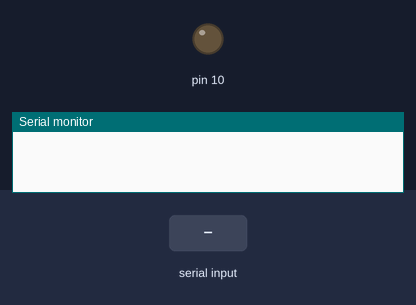
The sketch below on a simulated Arduino Mega 2560, built with avr-gcc and run on an emulated ATmega2560. Shown: output pins drawn as LEDs (lit = HIGH), the last lines printed to the serial monitor. The test bench sets the inputs (shaded band).

Above: at 1.2 s.
1.3 s: "1" received over the second serial link
At 2.2 s:
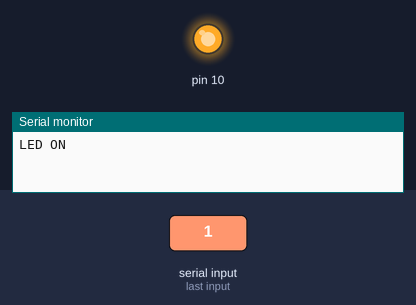
2.8 s: "0" received over the second serial link
At 3.3 s:
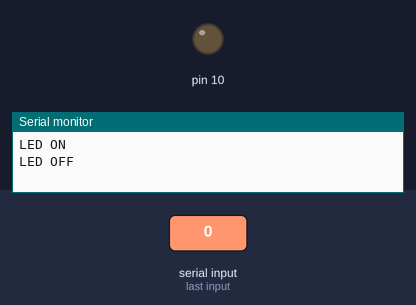
Timing chart, 0 to 5.8 s (numbered marks = the images above; inputs shaded):
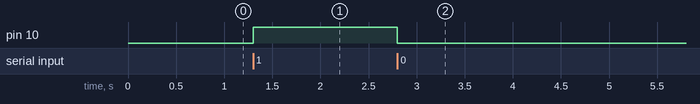

Measured:
- after the input at 1.3 s, pin 10: LOW → HIGH at once
- after the input at 2.8 s, pin 10: HIGH → LOW at once

The sketch:

home_Automation.ino
```cpp
int relay1 = 10;
int val;
void setup() {
  Serial.begin(9600); //Tx0 and Rx0  //Set Baud Rate to 9600 for Serial Communication Tx0 and Rx0
  Serial1.begin(9600);
  pinMode(10, OUTPUT);
}
void loop() {
  if (Serial1.available() > 0){
   int buffer_value = Serial1.read();
    if(buffer_value == '1' || buffer_value == '1')
    {
       digitalWrite(10, HIGH);    //Turn ON LED
      Serial.println("LED ON");  //Arduino Terminal of Desktop
      Serial1.println("LED ON"); //Bluetooth Terminal on Mobile
    }
    else if(buffer_value == '0' || buffer_value == '0')
    {
      digitalWrite(10, LOW);      //Turn OFF LED
      Serial.println("LED OFF");  //Arduino Terminal on Desktop
      Serial1.println("LED OFF"); //Bluetooth Terminal on Mobile
    }
  }
}
```
